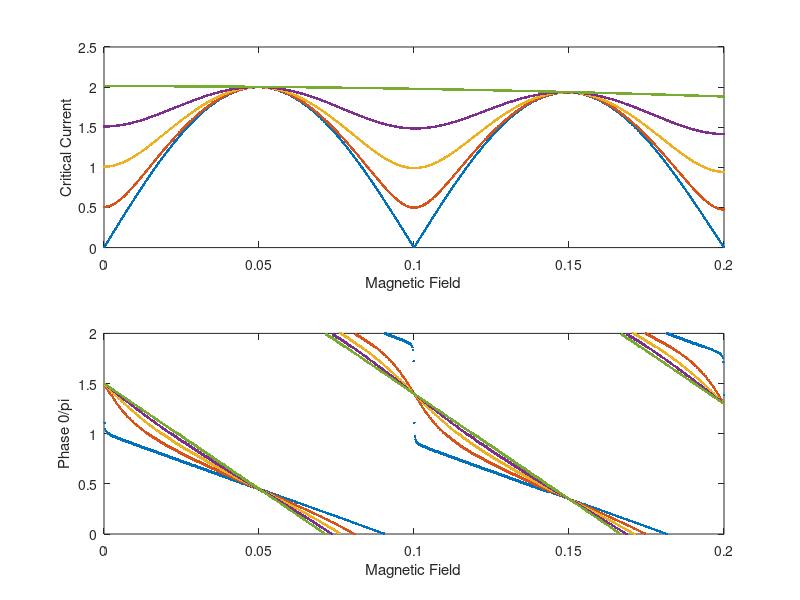

Write MATLAB code to recreate this figure.
%Explanation of base program

%The program splits a squid into two junctions that have xmax discrete sections.  Each
%section has a supercurrent density, and a phase difference that is
%contributed to by the field (PhaseF) in the junction, the field in the squid loop,
%and an arbitrary phase set at x=1 %called Phase1.  These phase factors are 
%all summed along the junction to determine the local phase difference 
%across the junction at each point.  For each value of field and Phase1 the
%supercurrent at each point is calculated and the net supercurrent (sum 
%along the junction and then the sum of the two junctions together)
%is calcualted to find the supercurrent carried at that phase and that
%field.  To find the maximum supercurrent for a given field, the max of
%that vector is taken for that field value.  The minimum can be calculated 
%to find the negative critical current.  Both of these can be plotted 
%against the magnetic field that is applied.  This is the exact measurment 
%of the critical current vs field that we do in the lab.

%This version adds the ability to add several realistic features of squids

% Critical Current Asymmetry
% Junction Area Asymmetry
% Critical Current density variation along each junction
% Squid Loop size variation
% Changes in the field scan range



%Abreviations used
%Junction=Junc
%Super Current = SCur or just SC
%Step Size = SS sufix
%Width = Wid
%Length = Len
%Magnitude = Mag


%% Clearing memory and input screen

clear;
clc;
close all;

%% Defining the Parameters of the Simulaiton

%Setting Junction 1 Parameters
    xmax1=101;
    xmax2=102;
    x1(1,:)=(1:xmax1);
    x2(1,:)=(1:xmax2);

%Critical Current Magnitudes
    JuncSCMag1=1;
    JuncSCMag2=1;

%Junction Area Determinination
    JuncWid1=1;
    JuncLen1=1;

    JuncWid2=1;
    JuncLen2=1;

JuncArea1=JuncWid1*JuncLen1;
JuncArea2=JuncWid2*JuncLen2;

%Setting Squid Loop Parameers
LoopWid=10;
LoopLen=1;
LoopArea=LoopWid*LoopLen;

%Field Parameters
f=1;
fmax=1006;
FieldMin=0;
FieldMax=.2;


%Stepping through a parameter to test
j=1;
jmax=5;
AlphaMin=0;
AlphaMax=1;

%Phase Loop parameters
p=1;
pmax=203;
Phase0Min=0*pi;
Phase0Max=2*pi;


%Current Noise Parameters
    SCurNoise1=(2*rand(1,xmax1)-1);
    SCurNoise2=(2*rand(1,xmax2)-1);

%Calculating Critical Current Densities
    SCurDen1=transpose(ones(pmax,1)*(JuncSCMag1*ones(1,xmax1)/xmax1+.1*SCurNoise1/xmax1));
    SCurDen2=transpose(ones(pmax,1)*(JuncSCMag2*ones(1,xmax2)/xmax2+.1*SCurNoise2/xmax2));


%Pre Allocating memory to the arrays (should decrease runtime)
Phase0=zeros(1,pmax);
Field=zeros(1,fmax);
FluxinJunc1=zeros(1,fmax);
FluxinJunc2=zeros(1,fmax);
FluxinLoop=zeros(1,fmax);

PhaseFDen1=zeros(1,fmax);
PhaseFDen2=zeros(1,fmax);
PhaseFL=zeros(1,fmax);

SCurrent1=zeros(xmax1,pmax,fmax);
SCurrent2=zeros(xmax2,pmax,fmax);
SCurrentNet=zeros(1,pmax);

MaxSCurrentNet=zeros(jmax,fmax);
MinSCurrentNet=zeros(jmax,fmax);
IndexMaxSC=zeros(jmax,fmax);
IndexMinSC=zeros(jmax,fmax);
Phase0MaxSC=zeros(jmax,fmax);
Phase0MinSC=zeros(jmax,fmax);

%% Loops for running the simulation Meat of the Simulation


%Changing a Parameter of the plot
AlphaSS =(AlphaMax-AlphaMin)/(jmax-1);
AlphaV= AlphaMin:AlphaSS:AlphaMax;

for j=1:jmax;
    
    Alpha=AlphaV(j);
 
    %Field Contribution to the Phase 
    %Define the Field ForLoop setp size, then run the Field for ForLoop
    FieldSS=(FieldMax-FieldMin)/(fmax-1);
    for f=1:fmax

        Field(f)=FieldMin+(f-1)*FieldSS;


        PhaseF1=2*pi*Field(f)*JuncArea1;
        PhaseF2=2*pi*Field(f)*JuncArea2;
        PhaseFL=2*pi*Field(f)*LoopArea;

        PhaseFDen1=PhaseF1*x1/xmax1;
        PhaseFDen2=PhaseF2*x2/xmax2;

        %Phase0 ForLoop of externally set phase 
        %Define the Phase0 setp size, then run the ForLoop
            Phase0SS=(Phase0Max-Phase0Min)/(pmax-1);
            Phase0=(Phase0Min:Phase0SS:Phase0Max);
            PhaseNorm=Phase0/(2*pi);
        
       %Calculating the local Phase Drop across each junction
            PhaseDrop1=ones(xmax1,1)*Phase0+transpose(PhaseFDen1)*ones(1,pmax);
            PhaseDrop2=ones(xmax2,1)*Phase0+PhaseFL.*ones(xmax2,pmax)+transpose(PhaseFDen2)*ones(1,pmax);
        
        %Calculating the Super Current 
            SCurrent1=SCurDen1.*(1-Alpha).*sin(PhaseDrop1);
            SCurrent2=SCurDen2.*(1+Alpha).*sin(PhaseDrop2+pi);
        
            SCurrentNet=sum(SCurrent1)+sum(SCurrent2);
        
        [MaxSCurrentNet(j,f),IndexMaxSC(j,f)]=max(SCurrentNet);  
        [MinSCurrentNet(j,f),IndexMinSC(j,f)]=min(SCurrentNet);

        Phase0MaxSC(j,f)=Phase0(IndexMaxSC(j,f));
        Phase0MinSC(j,f)=Phase0(IndexMinSC(j,f));
        
 
        
    end

end



hold on; subplot(2,1,1); plot(Field,MaxSCurrentNet,'.')
%hold on; subplot(2,1,1); plot(Field,MinSCurrentNet,'.')
xlabel('Magnetic Field'); ylabel('Critical Current');


hold on; subplot(2,1,2); plot(Field,Phase0MaxSC/pi,'.')
%hold on; subplot(2,1,2); plot(Field,Phase0MinSC/pi,'.')
xlabel('Magnetic Field'); ylabel('Phase 0/pi');
